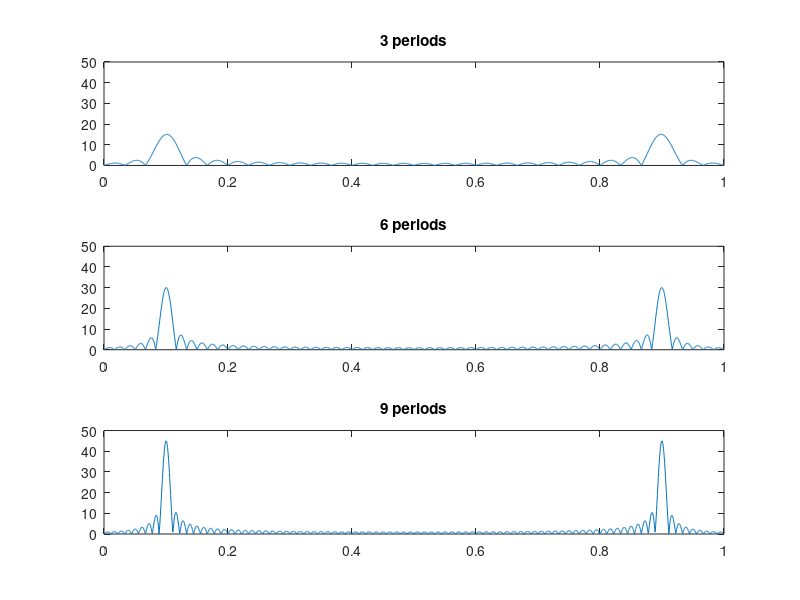

The MATLAB source for this figure:
%fft_tutorial
n = [0:29];
x = cos(2 * pi * n / 10);
N1 = 64;
N2 = 128;
N3 = 256;
X1 = abs(fft(x, N1));
X2 = abs(fft(x, N2));
X3 = abs(fft(x, N3));
F1 = [0:N1 - 1] / N1;
F2 = [0:N2 - 1] / N2;
F3 = [0:N3 - 1] / N3;
subplot(3, 1, 1)
plot(F1, X1, '-x'), title('N = 64'), axis([0 1 0 20])
subplot(3, 1, 2)
plot(F2, X2, '-x'), title('N = 128'), axis([0 1 0 20])
subplot(3, 1, 3)
plot(F3, X3, '-x'), title('N = 256'), axis([0 1 0 20])

n = [0:29];
x1 = cos(2*pi*n/10); % 3 periods
x2 = [x1 x1]; % 6 periods
x3 = [x1 x1 x1]; % 9 periods
N = 2048;
X1 = abs(fft(x1,N));
X2 = abs(fft(x2,N));
X3 = abs(fft(x3,N));
F = [0:N-1]/N;
subplot(3,1,1)
plot(F,X1),title('3 periods'),axis([0 1 0 50])
subplot(3,1,2)
plot(F,X2),title('6 periods'),axis([0 1 0 50])
subplot(3,1,3)
plot(F,X3),title('9 periods'),axis([0 1 0 50])